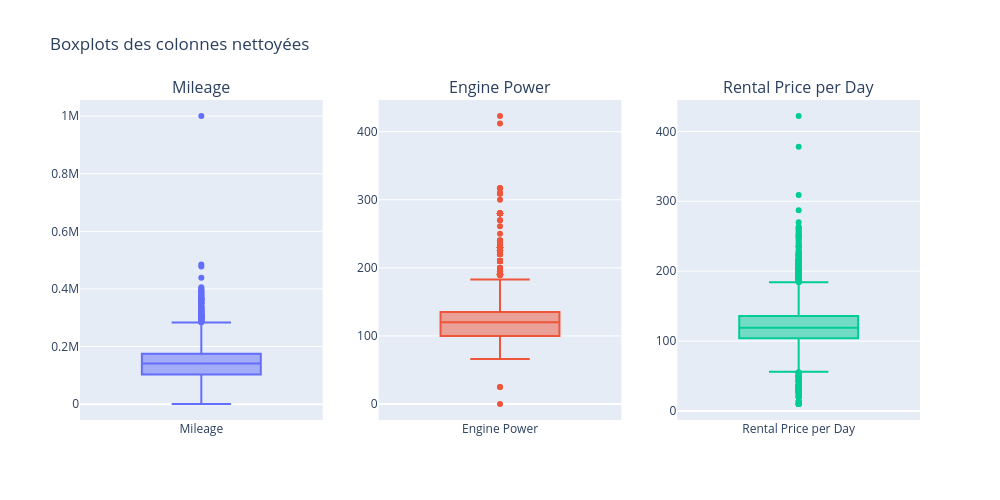

The code cell stored with this chart in its notebook:
### Code cell
import plotly.express as px
import pandas as pd
from plotly.subplots import make_subplots
import plotly.graph_objects as go

# 1. Nettoyage des données : supprimer les valeurs négatives (si elles sont erronées)
for col in ['mileage', 'engine_power', 'rental_price_per_day']:
    df[col] = pd.to_numeric(df[col], errors='coerce')  # Convertir en numérique
    df = df[df[col] >= 0]  # Garder seulement les valeurs positives

# 2. Vérification rapide des statistiques après nettoyage
print("Statistiques après nettoyage :")
print(df[['mileage', 'engine_power', 'rental_price_per_day']].describe())

# 3. Création d'un boxplot par variable (plus clair)
fig = make_subplots(rows=1, cols=3,
                    subplot_titles=("Mileage", "Engine Power", "Rental Price per Day"))

fig.add_trace(go.Box(y=df['mileage'], name='Mileage'), row=1, col=1)
fig.add_trace(go.Box(y=df['engine_power'], name='Engine Power'), row=1, col=2)
fig.add_trace(go.Box(y=df['rental_price_per_day'], name='Rental Price per Day'), row=1, col=3)

fig.update_layout(title_text="Boxplots des colonnes nettoyées",
                  showlegend=False,
                  height=500,
                  width=1000)

fig.show()

### Figure 1 — Plotly figure (JSON) as saved in the notebook; plotly's stock layout.template omitted (floating-point values rounded to 4 significant figures; data arrays with more than 128 entries replaced by an {"elided": "..."} marker saying what was removed)
{"data": [{"name": "Mileage", "type": "box", "xaxis": "x", "y": {"elided": "4842 int values"}, "yaxis": "y"}, {"name": "Engine Power", "type": "box", "xaxis": "x2", "y": {"elided": "4842 int values"}, "yaxis": "y2"}, {"name": "Rental Price per Day", "type": "box", "xaxis": "x3", "y": {"elided": "4842 int values"}, "yaxis": "y3"}], "layout": {"annotations": [{"font": {"size": 16}, "showarrow": false, "text": "Mileage", "x": 0.1444, "xanchor": "center", "xref": "paper", "y": 1, "yanchor": "bottom", "yref": "paper"}, {"font": {"size": 16}, "showarrow": false, "text": "Engine Power", "x": 0.5, "xanchor": "center", "xref": "paper", "y": 1, "yanchor": "bottom", "yref": "paper"}, {"font": {"size": 16}, "showarrow": false, "text": "Rental Price per Day", "x": 0.8556, "xanchor": "center", "xref": "paper", "y": 1, "yanchor": "bottom", "yref": "paper"}], "height": 500, "showlegend": false, "title": {"text": "Boxplots des colonnes nettoyées"}, "width": 1000, "xaxis": {"anchor": "y", "domain": [0, 0.2889]}, "xaxis2": {"anchor": "y2", "domain": [0.3556, 0.6444]}, "xaxis3": {"anchor": "y3", "domain": [0.7111, 1]}, "yaxis": {"anchor": "x", "domain": [0, 1]}, "yaxis2": {"anchor": "x2", "domain": [0, 1]}, "yaxis3": {"anchor": "x3", "domain": [0, 1]}}}
